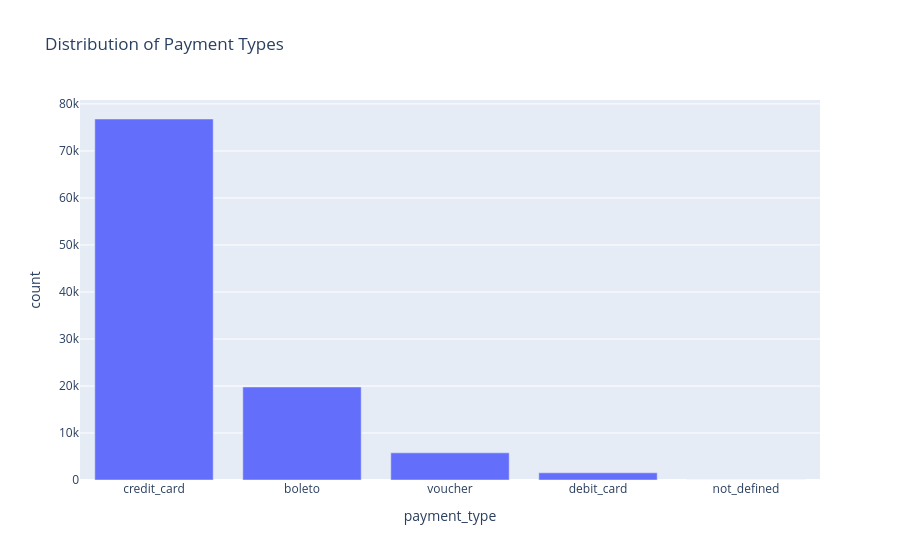

Notebook code cell kept with this figure:
### Code cell
# payment type distribution

payments_table = tables['order_payments']
payment_types = payments_table['payment_type'].value_counts().reset_index()
payment_chart = px.bar(payment_types,
                            x='payment_type',
                            y='count',
                            title='Distribution of Payment Types')
payment_chart.show()

### Figure 1 — Plotly figure (JSON) as saved in the notebook; plotly's stock layout.template omitted (floating-point values rounded to 4 significant figures)
{"data": [{"alignmentgroup": "True", "hovertemplate": "payment_type=%{x}<br>count=%{y}<extra></extra>", "legendgroup": "", "marker": {"color": "#636efa", "pattern": {"shape": ""}}, "name": "", "offsetgroup": "", "orientation": "v", "showlegend": false, "textposition": "auto", "type": "bar", "x": ["credit_card", "boleto", "voucher", "debit_card", "not_defined"], "xaxis": "x", "y": [76795, 19784, 5775, 1529, 3], "yaxis": "y"}], "layout": {"barmode": "relative", "legend": {"tracegroupgap": 0}, "title": {"text": "Distribution of Payment Types"}, "xaxis": {"anchor": "y", "domain": [0, 1], "title": {"text": "payment_type"}}, "yaxis": {"anchor": "x", "domain": [0, 1], "title": {"text": "count"}}}}
